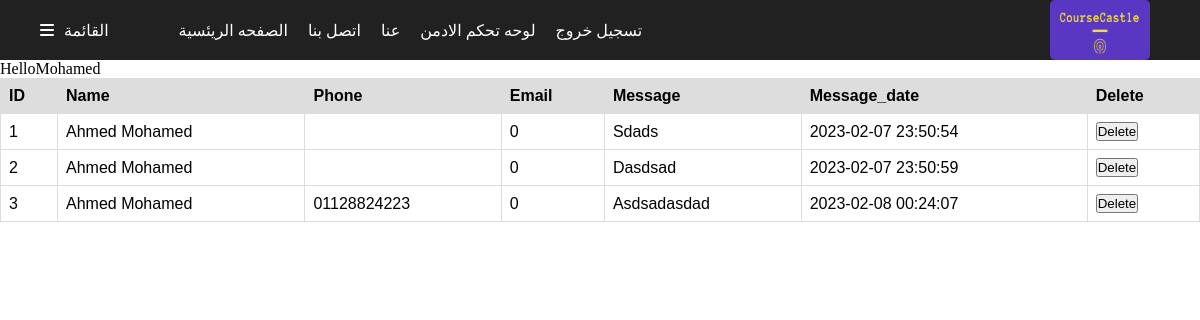
Page /hims_final_project/contact_us_dashbored.php (signed in) on the committed database.
### tables this page shows
CREATE TABLE `contact_us` (
  `id` int(11) NOT NULL,
  `name` varchar(255) NOT NULL,
  `email` varchar(255) NOT NULL,
  `phone` int(11) NOT NULL,
  `message` text NOT NULL,
  `time_message` datetime NOT NULL,
  `user_ip` varchar(255) DEFAULT NULL
);

### hims_final_project/contact_us_dashbored.php (the view, shortened to what this page needs)
<?php
include("connection.php");
include("header.php");
if(isset($_SESSION["user"]["role"])=="admin"){
    echo "hello".$_SESSION["user"]["email"];
    $contact_us_data = $database->prepare("SELECT * FROM contact_us");
    $contact_us_data->execute();
    $get_con_data = $contact_us_data->fetchAll();
    echo '<table>
    <thead>
        <tr>
            <th>ID</th>
            <th>name</th>
            <th>phone</th>
            <th>Email</th>
            <th>message</th>
            <th> message_date</th>
            <th> delete</th>
        </tr>
    </thead>
    <tbody>';
    foreach($get_con_data as $result){
        echo "<tr>";
        echo "<td>" . $result["id"] . "</td>";
        echo "<td>" . $result["name"] . "</td>";
        echo "<td>" . $result["email"] . "</td>";
        echo "<td>" . $result["phone"] . "</td>";
        echo "<td>";
        $message = $result["message"];
        $message_length = strlen($message);
        if ($message_length > 100) {
            $message = substr($message, 0, 100) . "...";
            echo $message;
            echo "<a href='view_message.php?id=" . $result['id'] . "'>Read More</a>";
        } else {
            echo $message;
        }
        echo "</td>";
        echo "<td>" . $result["time_message"] . "</td>";
        echo "<td> <form method='post'>
            <input type='hidden' name='id' value='". $result['id'] ."'>
            <input type='submit'value='Delete' onclick='return confirm(\"Are you sure you want to delete this user?\");'>
            </form> </td>";
        echo "</tr>";
    }
    echo '</tbody>
    </table>';
}
else{
    echo "user";
}
?>
<head>
<link rel="stylesheet" href="css/contact_us_dashbored.css"/>
</head>
<body>
</body>
</html>

### hims_final_project/header.php (shortened to what this page needs)
<html lang="en">
<head>
    <link rel="stylesheet" href="css/header.css"/>
</head>
<body>
<header>
<div class="menu" id = "menu"  onclick="toogle()" > <i class="fa-solid fa-bars" id="ss"></i> القائمة</div>
<ul class="parent-ul">
<li><a href = "index.php"> الصفحه الريئسية  </a> </li>
<li> <a href = "contact_us.php"> اتصل بنا  </a> </li>
<li> <a href = "about_us.php"> عنا  </a> </li>
<li id="admin_dashboard">  <a href = "admin_dashboard.php" > لوحه تحكم الادمن </a> </li>
<li id="logout"><a href="logout.php"> تسجيل خروج</a> </li>
</ul>
<div class="logo-parent"> <img src ="img/logo2.png" class="logo"> </div>
</header>
</body>
<?php
include("signup_form.php");
include("login_form.php");
?>
</html>

### hims_final_project/signup_form.php (shortened to what this page needs)
<head>
    <link rel="stylesheet" href="css/all.min.css"/>
    <link rel="stylesheet" href="css/signup.css"/>
</head>
<body>
</body>
</html>
</body>
</html>

### hims_final_project/login_form.php (shortened to what this page needs)
<html lang="en">
<head>
    <link rel="stylesheet" href="css/all.min.css"/>
    <link rel="stylesheet" href="css/login.css"/>
</head>
<body>
</body>
</html>

### hims_final_project/css/header.css (style rules this page uses)
* { text-decoration: none; list-style: none; box-sizing: border-box; margin: 0; padding: 0; text-transform: capitalize; text-decoration: none; cursor: pointer; }
#ss { margin: 0 10px 0 10px; }
.menu { color:white; display: flex; flex-direction: row; align-items: center; margin: 0 0 0 30px; }
.logo-parent { width: 40%; display: flex; justify-content: flex-end; }
.logo { width: 100px; height: 60px; border-radius: 5px; }
header { width: 100%; height: 60px; background-color: #212121; display: flex; flex-direction: row; align-items: center; }
header ul { display: flex; flex-direction: row; align-items: center; margin: 0 0 0 50px; width: 60%; }
header ul li { color:white; text-decoration: none; list-style-type: none; display: flex; margin: 0 0 0 20px; }
header ul li a { color:white; }
#logout { display: none; color:white; }
#admin_dashboard { display: none; }

### hims_final_project/css/contact_us_dashbored.css (style rules this page uses)
table { font-family: arial, sans-serif; border-collapse: collapse; width: 100%; }
td, th { border: 1px solid #dddddd; text-align: left; padding: 8px; }
th { background-color: #dddddd; }

### rows in the picture
contact_us: id "1", name "Ahmed Mohamed", phone "0", message "Sdads", time_message "2023-02-07 23:50:54"
contact_us: id "2", name "Ahmed Mohamed", phone "0", message "Dasdsad", time_message "2023-02-07 23:50:59"
contact_us: id "3", name "Ahmed Mohamed", email "01128824223", phone "0", message "Asdsadasdad", time_message "2023-02-08 00:24:07"

### other values in the picture
$_SESSION["user"]["email"] "Mohamed"
